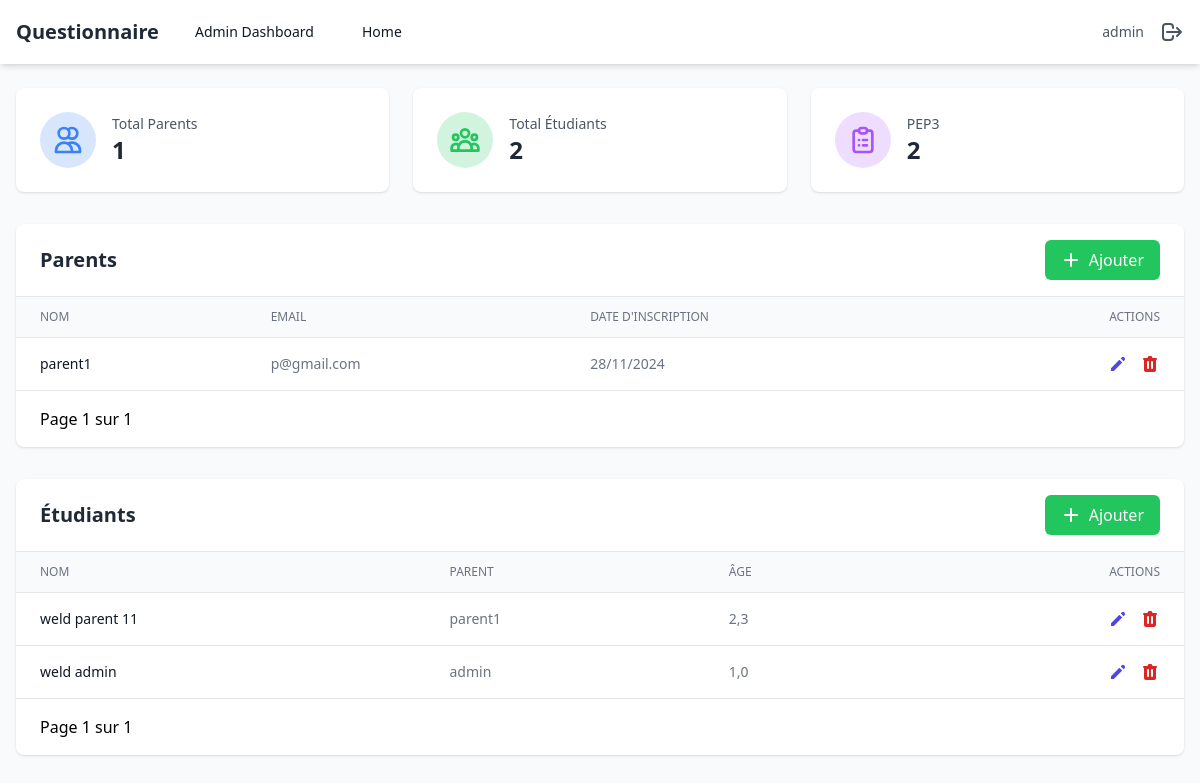
/admincustom/dashboard/ (signed in), run on an earlier commit of the app's database.
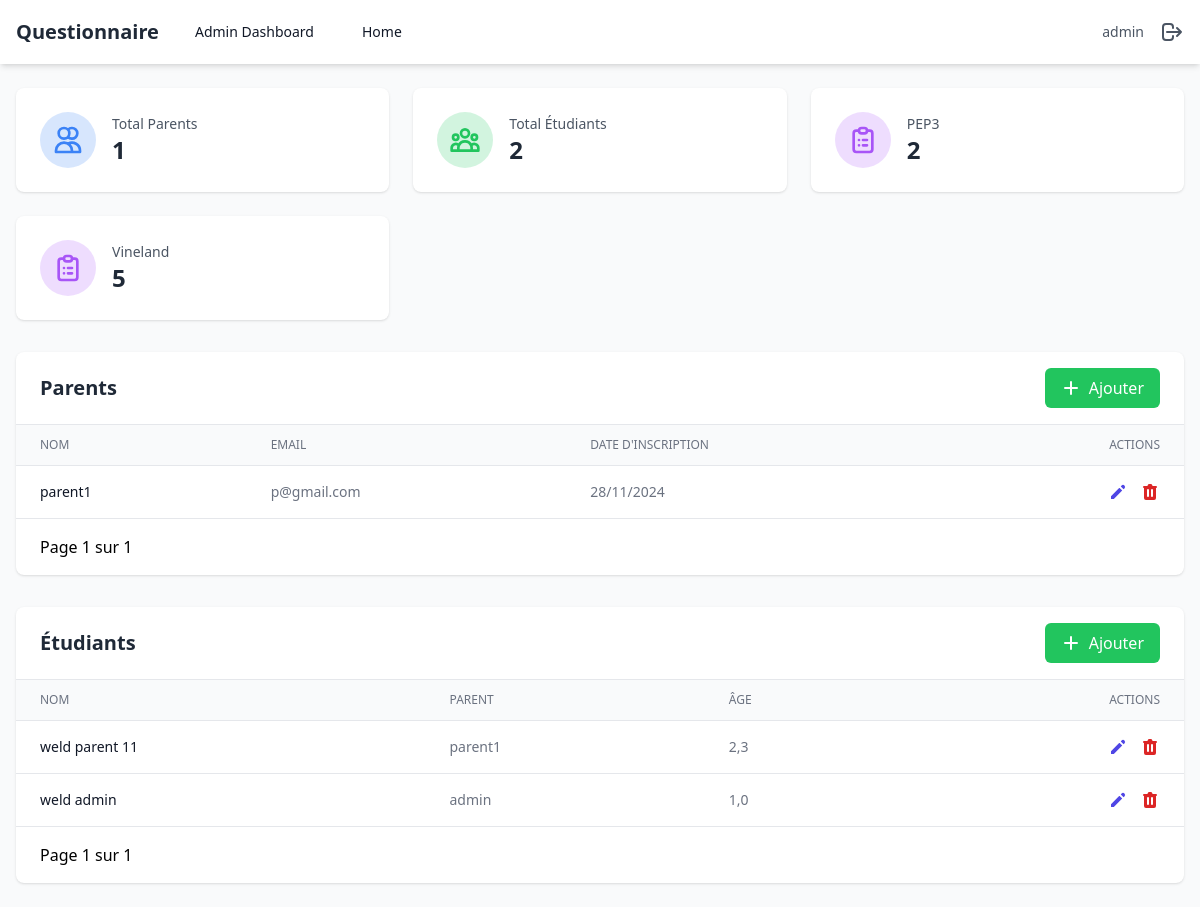
And on a later commit of the database.
### polls/models.py (models this page shows, shortened)
class Formulaire(models.Model):
    id = models.AutoField(primary_key=True)
    title = models.CharField(max_length=255, default='', verbose_name='Titre du Formulaire')
    description = models.TextField(default='', verbose_name='Description du Formulaire')

class Parent(AbstractUser):
    name = models.CharField(max_length=255, default='')
    is_parent = models.BooleanField(default=True)
    is_superuser = models.BooleanField(default=False)
    class Meta:
        swappable = 'AUTH_USER_MODEL'

class Student(models.Model):
    id = models.AutoField(primary_key=True)
    parent = models.ForeignKey(settings.AUTH_USER_MODEL, on_delete=models.CASCADE, related_name='students')
    name = models.CharField(max_length=255, default='', verbose_name='Nom de l’Élève')
    age = models.FloatField(default=1, verbose_name='Âge')
    sexe = models.CharField(max_length=1, choices=[('M', 'Masculin'), ('F', 'Féminin')], default='M', verbose_name='Sexe')
    date_of_birth = models.DateField(null=True, blank=True, verbose_name='Date de Naissance')

### polls/views.py (the view)
# urls.py: path('admincustom/dashboard/', admin_dashboard, name='admin_dashboard'),
@login_required
def admin_dashboard(request):
    if not request.user.is_superuser:
        return redirect('home')
    total_parents = Parent.objects.filter(is_parent=True).count()
    total_students = Student.objects.count()
    formulaire_stats = Formulaire.objects.annotate(
        total_questionnaires=Count('questionnaire')
    )
    parents_list = Parent.objects.filter(is_parent=True).order_by('-date_joined')
    parents_paginator = Paginator(parents_list, 4)
    parents_page = request.GET.get('parents_page')
    parents = parents_paginator.get_page(parents_page)
    students_list = Student.objects.all().order_by('-id')
    students_paginator = Paginator(students_list, 4)
    students_page = request.GET.get('students_page')
    students = students_paginator.get_page(students_page)
    context = {
        'total_parents': total_parents,
        'total_students': total_students,
        'formulaire_stats': formulaire_stats,
        'parents': parents,
        'students': students
    }
    return render(request, 'admin/base_admin_dashboard.html', context)

### polls/templates/admin/base_admin_dashboard.html (shortened to what the changed rows need)
{% extends '../base.html' %} {% block content %}
<div class="grid grid-cols-1 md:grid-cols-2 lg:grid-cols-3 gap-6 mb-8">
  <div class="bg-white rounded-lg shadow p-6">
    <div class="flex items-center">
      <div class="ml-4">
        <h2 class="text-gray-600 text-sm">Total Parents</h2>
      </div>
    </div>
  </div>
  <div class="bg-white rounded-lg shadow p-6">
    <div class="flex items-center">
      <div class="ml-4">
        <h2 class="text-gray-600 text-sm">Total Étudiants</h2>
      </div>
    </div>
  </div>
  {% for stat in formulaire_stats %}
  <div class="bg-white rounded-lg shadow p-6">
    <div class="flex items-center">
      <div class="p-3 rounded-full bg-purple-500 bg-opacity-20">
      </div>
      <div class="ml-4">
        <h2 class="text-gray-600 text-sm">{{ stat.title }}</h2>
        <p class="text-2xl font-semibold text-gray-800">
          {{ stat.total_questionnaires }}
        </p>
      </div>
    </div>
  </div>
  {% endfor %}
</div>
<div class="bg-white rounded-lg shadow mb-8">
  <div
    class="px-6 py-4 border-b border-gray-200 flex justify-between items-center"
  >
    <h2 class="text-xl font-semibold text-gray-800">Parents</h2>
  </div>
  <div class="overflow-x-auto">
    <table class="min-w-full divide-y divide-gray-200">
      <thead class="bg-gray-50">
        <tr>
          <th
            class="px-6 py-3 text-left text-xs font-medium text-gray-500 uppercase"
          >
            Nom
          </th>
          <th
            class="px-6 py-3 text-left text-xs font-medium text-gray-500 uppercase"
          >
            Email
          </th>
          <th
            class="px-6 py-3 text-left text-xs font-medium text-gray-500 uppercase"
          >
            Date d'inscription
          </th>
          <th
            class="px-6 py-3 text-right text-xs font-medium text-gray-500 uppercase"
          >
            Actions
          </th>
        </tr>
      </thead>
      <tbody class="bg-white divide-y divide-gray-200">
        {% for parent in parents %}
        <tr>
          <td
            class="px-6 py-4 whitespace-nowrap text-sm font-medium text-gray-900"
          >
            {{ parent.name }}
          </td>
          <td class="px-6 py-4 whitespace-nowrap text-sm text-gray-500">
            {{ parent.email }}
          </td>
          <td class="px-6 py-4 whitespace-nowrap text-sm text-gray-500">
            {{ parent.date_joined|date:"d/m/Y" }}
          </td>
          <td
            class="px-6 py-4 whitespace-nowrap text-right text-sm font-medium"
          >
            <div class="flex justify-end space-x-3">
              <a
                href="{% url 'edit_parent' parent.id %}"
                class="text-indigo-600 hover:text-indigo-900 relative group"
              >
                <svg
                  xmlns="http://www.w3.org/2000/svg"
                  class="h-5 w-5"
                  viewBox="0 0 20 20"
                  fill="currentColor"
                >
                  <path
                    d="M13.586 3.586a2 2 0 112.828 2.828l-.793.793-2.828-2.828.793-.793zM11.379 5.793L3 14.172V17h2.828l8.38-8.379-2.83-2.828z"
                  />
                </svg>
              </a>
              <button
                onclick="deleteParent({{ parent.id }})"
                class="text-red-600 hover:text-red-900 relative group"
              >
              </button>
            </div>
          </td>
        </tr>
        {% endfor %}
      </tbody>
    </table>
  </div>
</div>
<div class="bg-white rounded-lg shadow">
  <div
    class="px-6 py-4 border-b border-gray-200 flex justify-between items-center"
  >
    <h2 class="text-xl font-semibold text-gray-800">Étudiants</h2>
  </div>
  <div class="overflow-x-auto">
    <table class="min-w-full divide-y divide-gray-200">
      <thead class="bg-gray-50">
        <tr>
          <th
            class="px-6 py-3 text-left text-xs font-medium text-gray-500 uppercase"
          >
            Nom
          </th>
          <th
            class="px-6 py-3 text-left text-xs font-medium text-gray-500 uppercase"
          >
            Parent
          </th>
          <th
            class="px-6 py-3 text-left text-xs font-medium text-gray-500 uppercase"
          >
            Âge
          </th>
          <th
            class="px-6 py-3 text-right text-xs font-medium text-gray-500 uppercase"
          >
            Actions
          </th>
        </tr>
      </thead>
      <tbody class="bg-white divide-y divide-gray-200">
        {% for student in students %}
        <tr>
          <td
            class="px-6 py-4 whitespace-nowrap text-sm font-medium text-gray-900"
          >
            {{ student.name }}
          </td>
          <td class="px-6 py-4 whitespace-nowrap text-sm text-gray-500">
            {{ student.parent.name }}
          </td>
          <td class="px-6 py-4 whitespace-nowrap text-sm text-gray-500">
            {{ student.age }}
          </td>
          <td
            class="px-6 py-4 whitespace-nowrap text-right text-sm font-medium"
          >
            <div class="flex justify-end space-x-3">
              <a
                href="{% url 'edit_student' student.id %}"
                class="text-indigo-600 hover:text-indigo-900 relative group"
              >
                <svg
                  xmlns="http://www.w3.org/2000/svg"
                  class="h-5 w-5"
                  viewBox="0 0 20 20"
                  fill="currentColor"
                >
                  <path
                    d="M13.586 3.586a2 2 0 112.828 2.828l-.793.793-2.828-2.828.793-.793zM11.379 5.793L3 14.172V17h2.828l8.38-8.379-2.83-2.828z"
                  />
                </svg>
              </a>
              <button
                onclick="deleteStudent({{ student.id }})"
                class="text-red-600 hover:text-red-900 relative group"
              >
              </button>
          </td>
        </tr>
        {% endfor %}
      </tbody>
    </table>
  </div>
</div>
{% endblock %}

What changed in the data, as far as the page shows it:
added Formulaire: title "Vineland", total_questionnaires "5"
